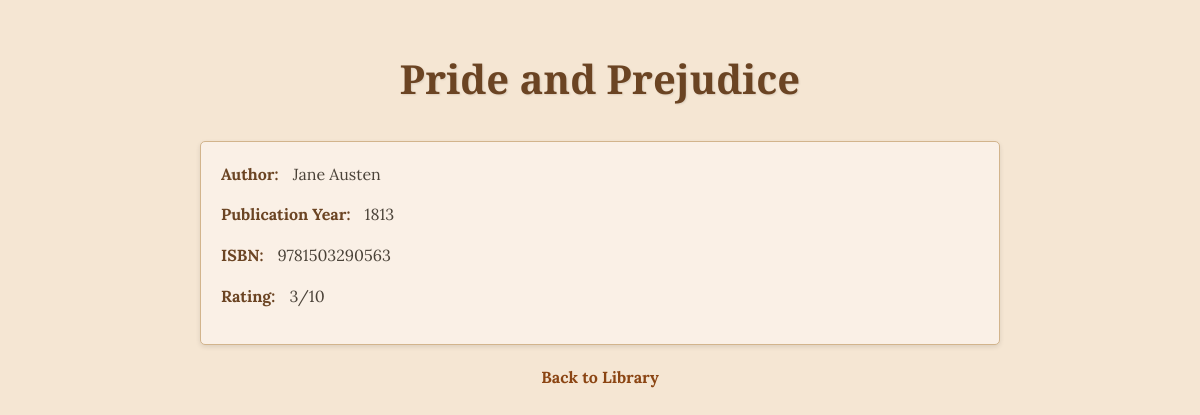
/book/5, run on the app's committed database.
### data_models.py (models this page shows, shortened)
class Book(db.Model):
    __tablename__ = 'books'
    id = db.Column(db.Integer, primary_key=True)
    title = db.Column(db.String(200), nullable=False)
    publication_year = db.Column(db.Integer)
    isbn = db.Column(db.String(13), unique=True)
    author_id = db.Column(db.Integer, db.ForeignKey('authors.id'), nullable=False)
    author = db.relationship('Author', back_populates='books')
    rating = db.Column(db.Integer, nullable=False, default=0)

class Author(db.Model):
    __tablename__ = 'authors'
    id = db.Column(db.Integer, primary_key=True)
    name = db.Column(db.String(100), nullable=False)
    birth_date = db.Column(db.Date)
    books = db.relationship('Book', back_populates='author', cascade="all, delete-orphan")

### app.py (the view)
@app.route('/book/<int:book_id>')
def book_detail(book_id):
    book = Book.query.get_or_404(book_id)
    return render_template('book_detail.html', book=book)

### templates/book_detail.html (shortened to what this page needs)
<!DOCTYPE html>
<html lang="en">
<head>
</head>
<body>
    <h1>{{ book.title }}</h1>
    <div class="book-details">
        <div class="book-info"><strong>Author:</strong> {{ book.author.name }}</div>
        <div class="book-info"><strong>Publication Year:</strong> {{ book.publication_year }}</div>
        <div class="book-info"><strong>ISBN:</strong> {{ book.isbn }}</div>
        <div class="book-info"><strong>Rating:</strong> {{ book.rating }}/10</div>
    </div>
    <a href="{{ url_for('home') }}" class="back-link">Back to Library</a>
</body>
</html>

### templates/book_detail.html (style rules this page uses)
body { font-family: 'Lora', serif; line-height: 1.6; color: #4a4238; max-width: 800px; margin: 0 auto; padding: 20px; background-color: #f5e6d3; }
h1 { font-family: 'Playfair Display', serif; color: #6b4423; text-align: center; margin-bottom: 30px; font-size: 2.5em; text-shadow: 1px 1px 2px rgba(0,0,0,0.1); }
.book-details { background-color: #faf0e6; padding: 20px; border-radius: 5px; box-shadow: 0 2px 5px rgba(0,0,0,0.1); border: 1px solid #d2b48c; }
.book-info { margin-bottom: 15px; }
.book-info strong { font-weight: bold; color: #6b4423; margin-right: 10px; }
.back-link { display: block; text-align: center; margin-top: 20px; color: #8b4513; text-decoration: none; font-weight: bold; }

### data on the page
Book: title "Pride and Prejudice", publication_year "1813", isbn "9781503290563", rating "3"
Author: author.name "Jane Austen"
